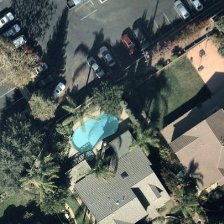
#> input picture Assets/136.jpg, 224 x 224 px
$ python Main.py ../Assets/136.jpg
#> lines starting #> are read from the running program, lines starting #| are printed output that depends on the picture; after the words box and inside, x2 and y2 are one past the last pixel; in counts of white or black regions, pixels touching at a corner belong together
import cv2
import numpy as np
import sys

def detect_pools(image_path):
#> called with image_path = '../Assets/136.jpg'
    img = cv2.imread(image_path)
#> img is the input picture: shape (224, 224, 3); mean B, G, R 91.5, 97.4, 90.5
    if img is None:
        print("Error: Could not load the image.")
        return

    # Converting the image to HSV
    hsv = cv2.cvtColor(img, cv2.COLOR_BGR2HSV)
#> hsv: shape (224, 224, 3); mean H, S, V 68.3, 65.9, 102.6

    lower_blue = np.array([85, 50, 100])
    upper_blue = np.array([120, 255, 255])

    # Creating a mask using the defined blue range
    mask = cv2.inRange(hsv, lower_blue, upper_blue)
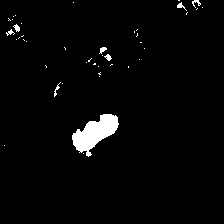
#> mask: shape (224, 224); 2.6% white; 43 white regions (35 under 20 px), largest, box (x1, y1, x2, y2) and area: (72, 114, 119, 157) 1018, (192, 0, 201, 8) 32, (13, 24, 20, 32) 32

    # Applying morphological operations to reduce noise
    kernel = np.ones((5, 5), np.uint8)
    mask = cv2.morphologyEx(mask, cv2.MORPH_CLOSE, kernel)  # Close small holes
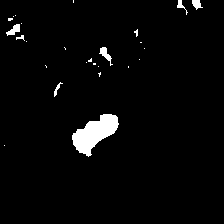
#> mask: shape (224, 224); 3% white; 26 white regions (19 under 20 px), largest, box (x1, y1, x2, y2) and area: (72, 114, 119, 157) 1048, (99, 47, 113, 66) 95, (6, 24, 20, 36) 89
    mask = cv2.morphologyEx(mask, cv2.MORPH_OPEN, kernel)   # Remove small noise
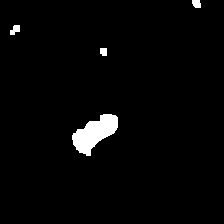
#> mask: shape (224, 224); 2.4% white; 4 white regions

    # Finding contours in the processed mask
    contours, _ = cv2.findContours(mask, cv2.RETR_EXTERNAL, cv2.CHAIN_APPROX_SIMPLE)
#> contours = 4 contours; box (x1, y1, x2, y2) and area: (72, 114, 118, 156) 978, (10, 25, 20, 35) 52, (192, 0, 201, 8) 48, (100, 48, 107, 56) 38

    # Filtering contours by area
    min_area = 500
    filtered_contours = [cnt for cnt in contours if cv2.contourArea(cnt) > min_area]
#> filtered_contours = 1 contour; box (x1, y1, x2, y2) and area: (72, 114, 118, 156) 978

    with open('coordinates.txt', 'w') as file:
        for idx, contour in enumerate(filtered_contours):
            file.write(f"Pool {idx + 1} Coordinates:\n")
            for point in contour:
                x, y = point[0]
                file.write(f"{x},{y}\n")
            file.write("\n")
#> this loop made 1 pass

    # Drawing the contours
    output_img = img.copy()
    cv2.drawContours(output_img, filtered_contours, -1, (0, 0, 255), 1)
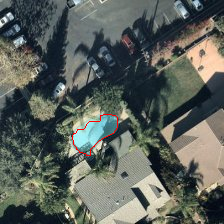
#> output_img: shape (224, 224, 3); 0.26% of pixels changed, all inside (x1, y1, x2, y2) = (72, 114, 118, 156)

    cv2.imwrite('output_image.jpg', output_img)

if __name__ == "__main__":
    if len(sys.argv) != 2:
        print("Usage: python pool_detector.py <input_image.jpg>")
        sys.exit(1)
    detect_pools(sys.argv[1])

$ run again, on Assets/292.jpg
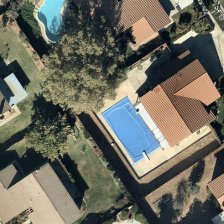
#> input picture Assets/292.jpg, 224 x 224 px
#> in detect_pools, img is the input picture: shape (224, 224, 3); mean B, G, R 96.1, 107.2, 108.2
#> hsv: shape (224, 224, 3); mean H, S, V 50.4, 71.7, 118.3
#> in detect_pools, `mask = cv2.morphologyEx(mask, cv2.MORPH_OPEN, kernel)`:
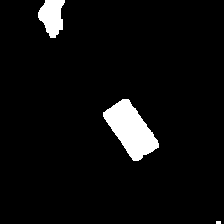
#> mask: shape (224, 224); 5.1% white; 3 white regions (1 under 20 px)
#> contours = 3 contours, 1 with area under 20; largest, box (x1, y1, x2, y2) and area: (103, 99, 159, 161) 1766, (38, 0, 65, 38) 644
#> filtered_contours = 2 contours; box (x1, y1, x2, y2) and area: (103, 99, 159, 161) 1766, (38, 0, 65, 38) 644
#> the loop in detect_pools, `for idx, contour in enumerate(filtered_contours):` made 2 passes
#> in detect_pools, `cv2.drawContours(output_img, filtered_contours, -1, (0, 0, 255), 1)`:
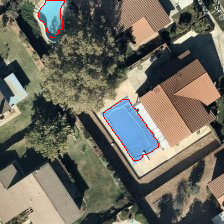
#> output_img: shape (224, 224, 3); 0.51% of pixels changed, all inside (x1, y1, x2, y2) = (38, 0, 159, 161)

$ run again, on Assets/378.jpg
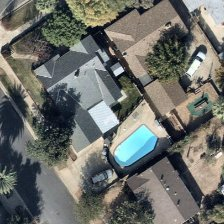
#> input picture Assets/378.jpg, 224 x 224 px
#> in detect_pools, img is the input picture: shape (224, 224, 3); mean B, G, R 105.1, 110.2, 108.2
#> hsv: shape (224, 224, 3); mean H, S, V 60.9, 50.6, 117
#> in detect_pools, `mask = cv2.morphologyEx(mask, cv2.MORPH_OPEN, kernel)`:
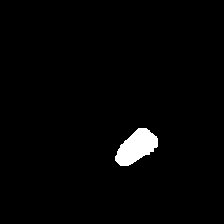
#> mask: shape (224, 224); 2% white; 1 white region
#> contours = 1 contour; box (x1, y1, x2, y2) and area: (115, 128, 158, 166) 949
#> filtered_contours has the same summary as contours
#> the loop in detect_pools, `for idx, contour in enumerate(filtered_contours):` made 1 pass
#> in detect_pools, `cv2.drawContours(output_img, filtered_contours, -1, (0, 0, 255), 1)`:
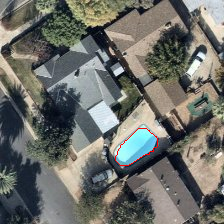
#> output_img: shape (224, 224, 3); 0.22% of pixels changed, all inside (x1, y1, x2, y2) = (115, 128, 158, 166)

$ run again, on Assets/79.jpg
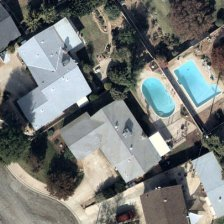
#> input picture Assets/79.jpg, 224 x 224 px
#> in detect_pools, img is the input picture: shape (224, 224, 3); mean B, G, R 118.3, 120.9, 117.6
#> hsv: shape (224, 224, 3); mean H, S, V 65.1, 48.4, 127.8
#> in detect_pools, `mask = cv2.morphologyEx(mask, cv2.MORPH_OPEN, kernel)`:
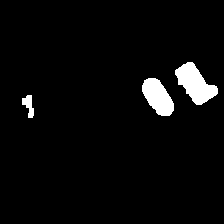
#> mask: shape (224, 224); 3.9% white; 3 white regions
#> contours = 3 contours; box (x1, y1, x2, y2) and area: (175, 62, 218, 105) 930, (142, 78, 174, 116) 738, (22, 95, 34, 118) 126
#> filtered_contours = 2 contours; box (x1, y1, x2, y2) and area: (175, 62, 218, 105) 930, (142, 78, 174, 116) 738
#> the loop in detect_pools, `for idx, contour in enumerate(filtered_contours):` made 2 passes
#> in detect_pools, `cv2.drawContours(output_img, filtered_contours, -1, (0, 0, 255), 1)`:
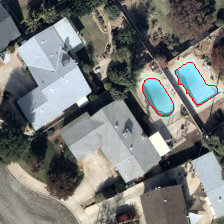
#> output_img: shape (224, 224, 3); 0.43% of pixels changed, all inside (x1, y1, x2, y2) = (142, 62, 218, 116)
